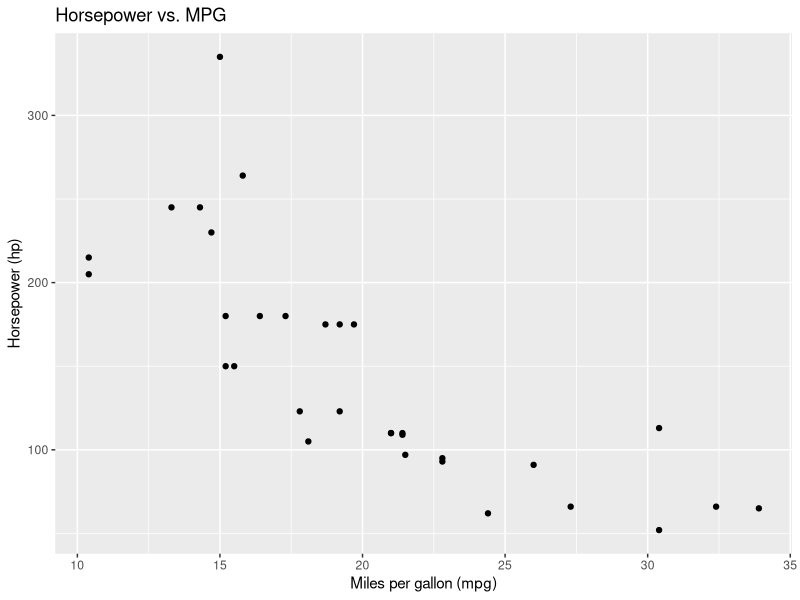
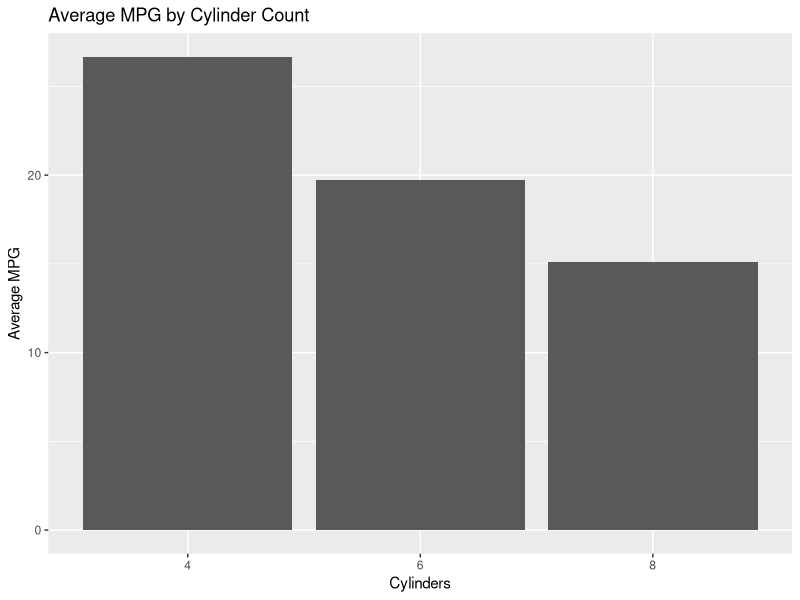

These figures' R source, in order:
## ---- chunk 1
library(ggplot2)

ggplot(mtcars, aes(x = mpg, y = hp)) +
  geom_point() +
  labs(
    title = "Horsepower vs. MPG",
    x = "Miles per gallon (mpg)",
    y = "Horsepower (hp)"
  )
## ---- chunk 2
library(dplyr)
library(ggplot2)

summary_tbl <- mtcars %>%
  group_by(cyl) %>%
  summarize(
    avg_mpg = mean(mpg),
    n = n(),
    .groups = "drop"
  )

ggplot(summary_tbl, aes(x = factor(cyl), y = avg_mpg)) +
  geom_col() +
  labs(
    title = "Average MPG by Cylinder Count",
    x = "Cylinders",
    y = "Average MPG"
  )
